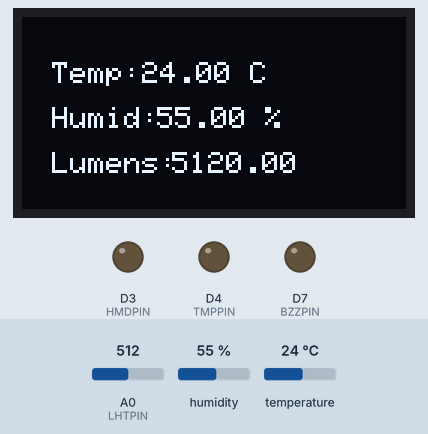
Simulated run of this sketch. Board: ESP8266 (NodeMCU). Shown: 128×64 one-colour display, output pins drawn as LEDs (lit = HIGH). Inputs (shaded band) come from the test bench; at power-on: humidity 55 %, A0 (LHTPIN) = 512, temperature 24 °C. What the sketch prints to the serial monitor is not drawn.

Above: at 3.6 s.
3.7 s: humidity set to 74 %
At 6.2 s:
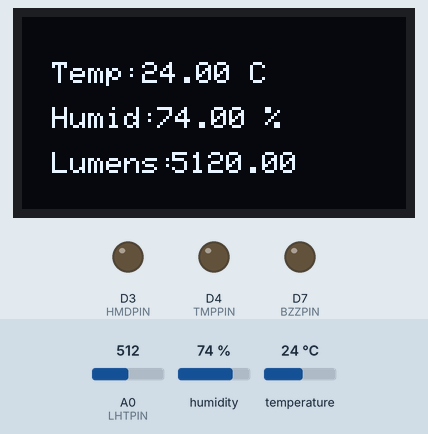
6.6 s: humidity set to 77 %
At 9.0 s:
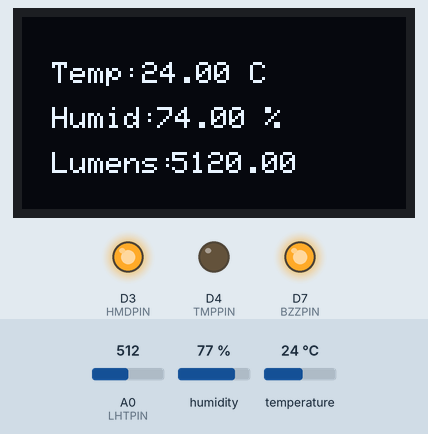
12.7 s: A0 (LHTPIN) set to 716
At 18.7 s:
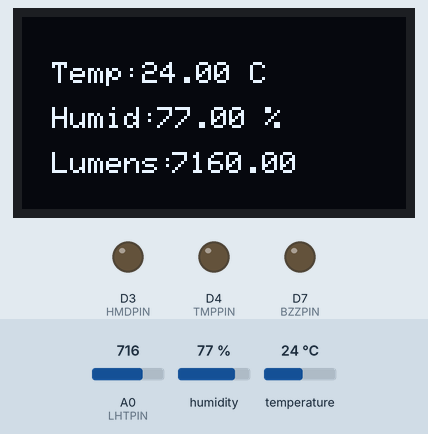
18.8 s: temperature set to 12 °C
At 24.8 s:
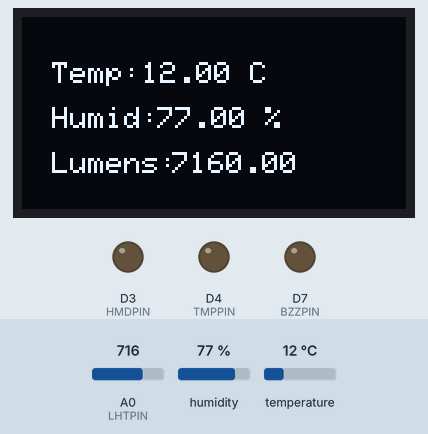
24.9 s: A0 (LHTPIN) set to 900
At 30.9 s:
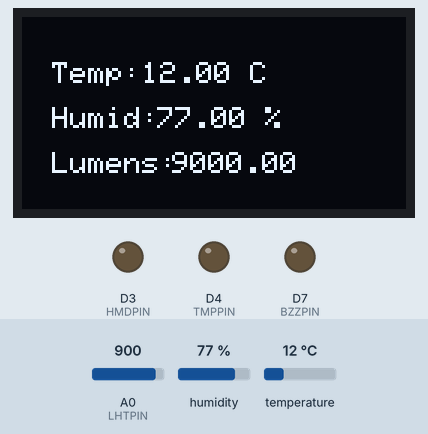
31.0 s: A0 (LHTPIN) set to 1023
At 37.5 s:
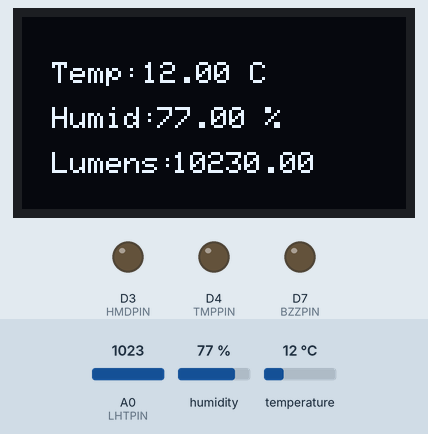
Timing chart, 0 to 38.1 s (numbered marks = the images above; inputs shaded):
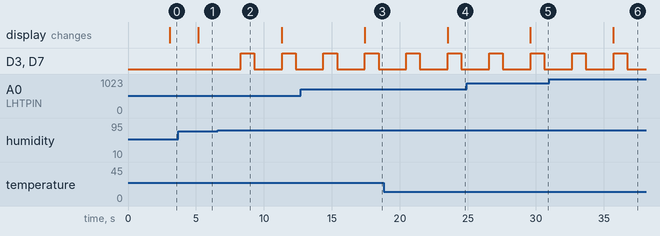

Measured:
- the behaviour switches between 75 and 76 % on humidity (found by bisection; images 1 and 2)
- after the input at 3.7 s, the display: changes after 1.5 s (image 1)
- after the input at 6.6 s, D3 (HMDPIN), D7 (BZZPIN): alternates HIGH for 1.0 s and LOW for 2.0 s, starting after 1.7 s
- after the input at 12.7 s, the display: changes after 4.7 s (image 3)
- after the input at 18.8 s, the display: changes after 4.7 s (image 4)
- after the input at 24.9 s, the display: changes after 4.7 s (image 5)
- after the input at 31.0 s, the display: changes after 4.7 s (image 6)

The sketch:

main.ino
```cpp
#include <Wire.h>                   // Facilitates communication with I2C devices
#include <Adafruit_GFX.h>           // Adafruit library for graphics on the OLED display
#include <Adafruit_SSD1306.h>       // SSD1306 is the OLED controller
#include <Adafruit_Sensor.h>        // Additional sensor communication libraries
#include <DHT.h>                    // For DHT sensors

#define SCREEN_WIDTH 128 // OLED display width, in pixels
#define SCREEN_HEIGHT 64 // OLED display height, in pixels

// Declaration for an SSD1306 display connected to I2C (SDA, SCL pins)
Adafruit_SSD1306 display(SCREEN_WIDTH, SCREEN_HEIGHT, &Wire, -1);

#define DHTPIN D6             // Digital pin connected to the DHT sensor
#define DHTTYPE DHT11         // Type of DHT sensor (DHT11, DHT22)
#define BZZPIN D7             // Buzzer operated through this pin.
#define HMDPIN D3             // Humidity LED pin
#define TMPPIN D4             // Temperature LED pin
#define LHTPIN A0             // LDR pin

DHT dht(DHTPIN, DHTTYPE);

void setup() {
  Serial.begin(9600);
  pinMode(BZZPIN, OUTPUT);
  pinMode(TMPPIN, OUTPUT);
  pinMode(HMDPIN, OUTPUT);
  pinMode(LHTPIN, INPUT);
  dht.begin();

  if (!display.begin(SSD1306_SWITCHCAPVCC, 0x3C)) {
    Serial.println(F("SSD1306 allocation failed"));
    for (;;);
  }
  delay(2000);
  display.clearDisplay();
  display.setTextColor(WHITE);
}

void loop() {
  float t = dht.readTemperature();
  float h = dht.readHumidity();
  float l = analogRead(A0);
  float lu = 10 * l;

  if (t > 50) {
    digitalWrite(BZZPIN, HIGH);
    digitalWrite(TMPPIN, HIGH);
    delay(1000);
    digitalWrite(BZZPIN, LOW);
    digitalWrite(TMPPIN, LOW);
    delay(1000);
  }

  if (h > 75) {
    digitalWrite(BZZPIN, HIGH);
    digitalWrite(HMDPIN, HIGH);
    delay(1000);
    digitalWrite(BZZPIN, LOW);
    digitalWrite(HMDPIN, LOW);
    delay(1000);
  }

  if (isnan(h) || isnan(t)) {
    Serial.println("Failed to read from DHT sensor!");
  }

  Serial.println("Temperature and Humidity and Lumens:");
  Serial.print(t);
  Serial.print(",");
  Serial.print(h);
  Serial.print(",");
  Serial.println(lu);
  delay(1000);

  display.clearDisplay();
  display.setTextSize(1);
  display.setCursor(10, 15);
  display.print("Temp: ");
  display.setCursor(40, 15);
  display.print(t);
  display.print(" C");

  display.setCursor(10, 30);
  display.print("Humid: ");
  display.setCursor(45, 30);
  display.print(h);
  display.print(" %");

  display.setCursor(10, 45);
  display.print("Lumens:");
  display.setCursor(50, 45);
  display.print(lu);
  display.display();
}
```
